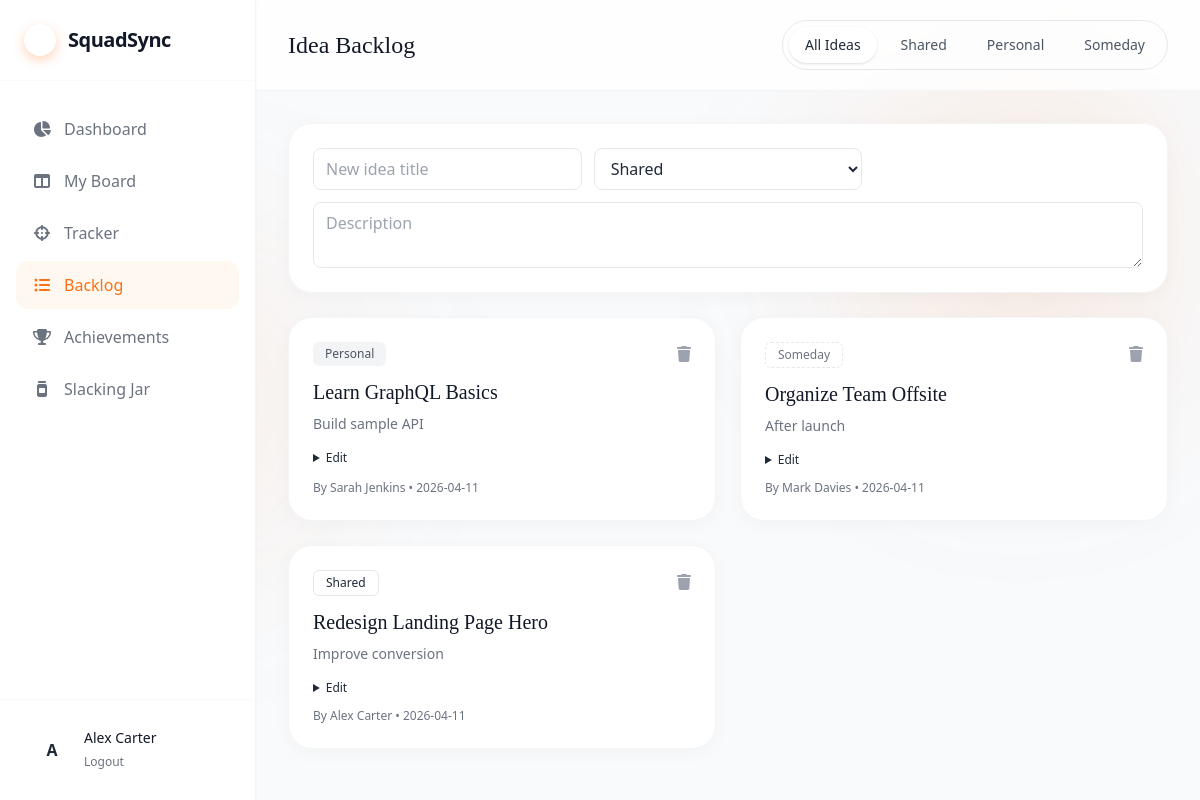
The app's page /backlog (signed in) with its own data.
### application/models.py (models this page shows, shortened)
class User(UserMixin, db.Model):
    id = db.Column(db.Integer, primary_key=True)
    name = db.Column(db.String(100), nullable=False)
    email = db.Column(db.String(120), unique=True, nullable=False)
    password_hash = db.Column(db.String(255), nullable=False)
    created_at = db.Column(db.DateTime, default=datetime.utcnow, nullable=False)
    tasks = db.relationship("Task", backref="user", lazy=True, cascade="all, delete-orphan")
    focuses = db.relationship(
        "CurrentFocus", backref="user", lazy=True, cascade="all, delete-orphan"
    )
    achievements = db.relationship(
        "Achievement", backref="user", lazy=True, cascade="all, delete-orphan"
    )
    fines = db.relationship(
        "SlackingJarEntry", foreign_keys="SlackingJarEntry.user_id", backref="target_user", lazy=True
    )

class BacklogItem(db.Model):
    id = db.Column(db.Integer, primary_key=True)
    title = db.Column(db.String(140), nullable=False)
    description = db.Column(db.Text, nullable=True)
    category = db.Column(db.String(40), nullable=False, default="shared")
    created_by = db.Column(db.Integer, db.ForeignKey("user.id"), nullable=False)
    created_at = db.Column(db.DateTime, default=datetime.utcnow, nullable=False)
    creator = db.relationship("User", foreign_keys=[created_by])

### application/routes.py (the view, shortened to what this page needs)
@main_bp.route("/backlog", methods=["GET", "POST"])
@login_required
def backlog():
    form = BacklogForm()
    category_filter = request.args.get("category", "all")
    query = BacklogItem.query.order_by(BacklogItem.created_at.desc())
    if category_filter in {"shared", "personal", "someday"}:
        query = query.filter_by(category=category_filter)
    return render_template(
        "backlog.html",
        active="backlog",
        form=form,
        category_filter=category_filter,
        items=query.all(),
    )

### application/forms.py
class BacklogForm(FlaskForm):
    title = StringField("Title", validators=[DataRequired(), Length(max=140)])
    description = TextAreaField("Description", validators=[Optional(), Length(max=1200)])
    category = SelectField(
        "Category",
        choices=[("shared", "Shared"), ("personal", "Personal"), ("someday", "Someday")],
        validators=[DataRequired()],
    )
    submit = SubmitField("Save Item")

### application/models.py (called while the page is built)
@login_manager.user_loader
def load_user(user_id: str):
    return db.session.get(User, int(user_id))

### application/routes.py (called while the page is built)
@main_bp.app_context_processor
def inject_layout_context():
    return {"current_user": current_user}

### application/templates/backlog.html (shortened to what this page needs)
{% extends 'base.html' %}
{% block header %}
<header class="bg-white/80 backdrop-blur-md border-b border-gray-100 sticky top-0 z-10 px-8 py-5 flex justify-between items-center">
    <div><h1 class="text-2xl font-serif text-gray-900">Idea Backlog</h1></div>
    <div class="flex items-center gap-2 bg-surface-100 p-1.5 rounded-full border border-gray-200">
        <a href="{{ url_for('main.backlog', category='all') }}" class="px-4 py-2 rounded-full text-sm {% if category_filter=='all' %}bg-white text-brand-600 shadow{% else %}text-gray-600{% endif %}">All Ideas</a>
        <a href="{{ url_for('main.backlog', category='shared') }}" class="px-4 py-2 rounded-full text-sm {% if category_filter=='shared' %}bg-white text-brand-600 shadow{% else %}text-gray-600{% endif %}">Shared</a>
        <a href="{{ url_for('main.backlog', category='personal') }}" class="px-4 py-2 rounded-full text-sm {% if category_filter=='personal' %}bg-white text-brand-600 shadow{% else %}text-gray-600{% endif %}">Personal</a>
        <a href="{{ url_for('main.backlog', category='someday') }}" class="px-4 py-2 rounded-full text-sm {% if category_filter=='someday' %}bg-white text-brand-600 shadow{% else %}text-gray-600{% endif %}">Someday</a>
    </div>
</header>
{% endblock %}
{% block content %}
<section class="panel p-6">
    <form method="post" class="grid grid-cols-1 md:grid-cols-3 gap-3">
        {{ form.title(class='rounded-lg border border-gray-200 px-3 py-2 bg-white', placeholder='New idea title') }}
        {{ form.category(class='rounded-lg border border-gray-200 px-3 py-2 bg-white') }}
        <button class="bg-brand-500 text-white rounded-lg px-4 py-2">Add Idea</button>
        {{ form.description(class='rounded-lg border border-gray-200 px-3 py-2 bg-white md:col-span-3', placeholder='Description') }}
    </form>
</section>
<div class="grid grid-cols-1 md:grid-cols-2 xl:grid-cols-3 gap-6">
    {% for item in items %}
    <article class="panel p-6 flex flex-col">
        <div class="flex justify-between items-start mb-3">
            <span class="px-3 py-1 rounded-md text-xs font-medium {% if item.category == 'shared' %}bg-brand-50 text-brand-600 border border-brand-100{% elif item.category == 'personal' %}bg-gray-100 text-gray-600{% else %}bg-surface-100 text-gray-500 border border-dashed border-gray-200{% endif %}">{{ item.category|title }}</span>
            <form method="post" action="{{ url_for('main.delete_backlog_item', item_id=item.id) }}">{{ form.csrf_token }}<button class="text-gray-400 hover:text-red-600"><i class="fa-solid fa-trash"></i></button></form>
        </div>
        <h3 class="text-xl font-serif text-gray-900 mb-2">{{ item.title }}</h3>
        <p class="text-sm text-gray-500 mb-4">{{ item.description or 'No details provided.' }}</p>
        <details class="mb-3">
            <summary class="text-xs text-brand-600 cursor-pointer">Edit</summary>
        </details>
        <p class="text-xs text-gray-500 mt-auto">By {{ item.creator.name }} • {{ item.created_at.strftime('%Y-%m-%d') }}</p>
    </article>
    {% else %}
    <div class="panel p-6 text-gray-500">No backlog ideas yet.</div>
    {% endfor %}
</div>
{% endblock %}

### application/templates/base.html (shortened to what this page needs)
<!DOCTYPE html>
<html lang="en">
<head>
    <script src="https://cdn.tailwindcss.com"></script>
    <link rel="stylesheet" href="https://cdnjs.cloudflare.com/ajax/libs/font-awesome/6.4.0/css/all.min.css">
    <link rel="stylesheet" href="{{ url_for('static', filename='css/styles.css') }}">
</head>
<body class="min-h-screen font-sans text-gray-800 antialiased relative {% block body_class %}flex m-0 p-0{% endblock %}">
    {% block layout %}
    <aside class="w-64 bg-white border-r border-gray-100 flex-shrink-0 hidden md:flex flex-col h-screen sticky top-0 z-20 shadow-sm">
        <div class="p-6 flex items-center gap-3 border-b border-gray-50">
            <div class="w-8 h-8 rounded-full bg-brand-500 flex items-center justify-center text-white shadow-[0_4px_12px_rgba(251,113,20,0.3)]">
                <i class="fa-solid fa-bolt text-sm"></i>
            </div>
            <span class="font-bold text-xl tracking-tight text-gray-900">SquadSync</span>
        </div>
        <nav class="flex-1 overflow-y-auto py-6 px-4 space-y-1">
            <a href="{{ url_for('main.dashboard') }}" class="nav-link {% if active == 'dashboard' %}active{% endif %}"><i class="fa-solid fa-chart-pie w-5 text-center"></i>Dashboard</a>
            <a href="{{ url_for('main.board') }}" class="nav-link {% if active == 'board' %}active{% endif %}"><i class="fa-solid fa-columns w-5 text-center"></i>My Board</a>
            <a href="{{ url_for('main.tracker') }}" class="nav-link {% if active == 'tracker' %}active{% endif %}"><i class="fa-solid fa-crosshairs w-5 text-center"></i>Tracker</a>
            <a href="{{ url_for('main.backlog') }}" class="nav-link {% if active == 'backlog' %}active{% endif %}"><i class="fa-solid fa-list-ul w-5 text-center"></i>Backlog</a>
            <a href="{{ url_for('main.achievements') }}" class="nav-link {% if active == 'achievements' %}active{% endif %}"><i class="fa-solid fa-trophy w-5 text-center"></i>Achievements</a>
            <a href="{{ url_for('main.jar') }}" class="nav-link {% if active == 'jar' %}active{% endif %}"><i class="fa-solid fa-jar w-5 text-center"></i>Slacking Jar</a>
        </nav>
        <div class="p-4 border-t border-gray-50">
            <div class="flex items-center gap-3 px-4 py-3">
                <div class="w-10 h-10 rounded-full bg-brand-100 text-brand-700 flex items-center justify-center font-semibold">{{ current_user.name[:1] }}</div>
                <div>
                    <p class="text-sm font-medium text-gray-900">{{ current_user.name }}</p>
                    <form action="{{ url_for('auth.logout') }}" method="post">
                        <button class="text-xs text-gray-500 hover:text-brand-600">Logout</button>
                    </form>
                </div>
            </div>
        </div>
    </aside>
    <main class="flex-1 flex flex-col h-screen overflow-y-auto">
        {% block header %}{% endblock %}
        <div class="p-8 max-w-7xl mx-auto w-full space-y-6">
            {% block content %}{% endblock %}
        </div>
    </main>
    {% endblock %}
</body>
</html>

### application/static/css/styles.css (style rules this page uses)
body { margin: 0; padding: 0; background-color: #f8fafc; overflow-x: hidden; }
.nav-link { display: flex; align-items: center; gap: 0.75rem; padding: 0.75rem 1rem; color: #6b7280; border-radius: 0.75rem; font-weight: 500; transition: all 0.2s; }
.nav-link.active { background: #fff8f1; color: #fb7114; }
.panel { background: white; border: 1px solid #f3f4f6; border-radius: 1.5rem; box-shadow: 0 4px 20px rgba(0, 0, 0, 0.03); }

### records on screen
User: name "A", name "Alex Carter"
BacklogItem: category "Personal", title "Learn GraphQL Basics", description "Build sample API", creator.name "Sarah Jenkins", created_at "2026-04-11"
BacklogItem: category "Someday", title "Organize Team Offsite", description "After launch", creator.name "Mark Davies", created_at "2026-04-11"
BacklogItem: category "Shared", title "Redesign Landing Page Hero", description "Improve conversion", creator.name "Alex Carter", created_at "2026-04-11"
